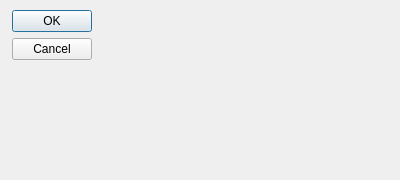
<?xml version="1.0" encoding="UTF-8"?>
<ui version="4.0">
 <class>Dialog</class>
 <widget class="QDialog" name="Dialog">
  <property name="geometry">
   <rect>
    <x>0</x>
    <y>0</y>
    <width>400</width>
    <height>180</height>
   </rect>
  </property>
  <property name="windowTitle">
   <string>售后服务</string>
  </property>
  <widget class="QWidget" name="verticalLayoutWidget">
   <property name="geometry">
    <rect>
     <x>10</x>
     <y>10</y>
     <width>85</width>
     <height>54</height>
    </rect>
   </property>
   <layout class="QHBoxLayout" name="h_layout">
    <item>
     <layout class="QFormLayout" name="f_layout"/>
    </item>
    <item>
     <widget class="QDialogButtonBox" name="buttonBox">
      <property name="orientation">
       <enum>Qt::Vertical</enum>
      </property>
      <property name="standardButtons">
       <set>QDialogButtonBox::Cancel|QDialogButtonBox::Ok</set>
      </property>
     </widget>
    </item>
   </layout>
  </widget>
 </widget>
 <resources/>
 <connections>
  <connection>
   <sender>buttonBox</sender>
   <signal>accepted()</signal>
   <receiver>Dialog</receiver>
   <slot>accept()</slot>
   <hints>
    <hint type="sourcelabel">
     <x>248</x>
     <y>254</y>
    </hint>
    <hint type="destinationlabel">
     <x>157</x>
     <y>274</y>
    </hint>
   </hints>
  </connection>
  <connection>
   <sender>buttonBox</sender>
   <signal>rejected()</signal>
   <receiver>Dialog</receiver>
   <slot>reject()</slot>
   <hints>
    <hint type="sourcelabel">
     <x>316</x>
     <y>260</y>
    </hint>
    <hint type="destinationlabel">
     <x>286</x>
     <y>274</y>
    </hint>
   </hints>
  </connection>
 </connections>
</ui>
